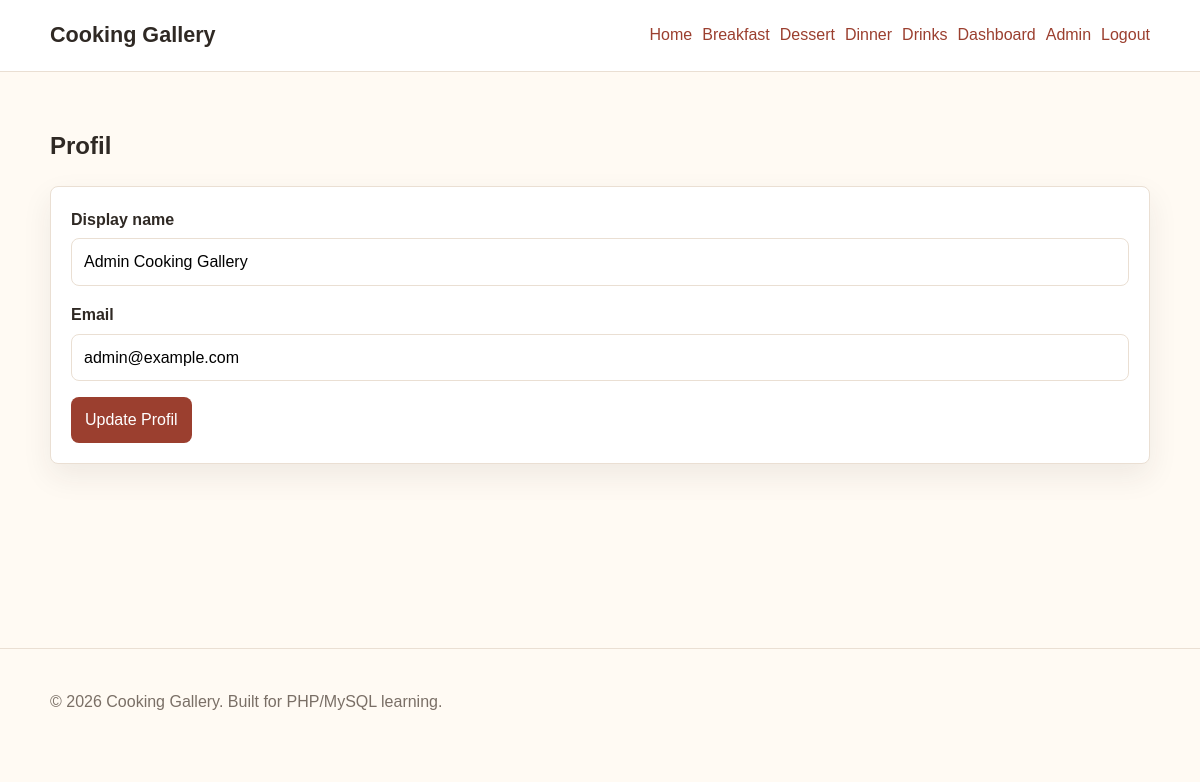
Screenshot of /user/profile.php (signed in) with the database file from the repository.
### tables this page shows
CREATE TABLE IF NOT EXISTS categories (
    id INT AUTO_INCREMENT PRIMARY KEY,
    name VARCHAR(100) NOT NULL,
    slug VARCHAR(120) NOT NULL UNIQUE
);

CREATE TABLE IF NOT EXISTS users (
    id INT AUTO_INCREMENT PRIMARY KEY,
    username VARCHAR(50) NOT NULL UNIQUE,
    email VARCHAR(100) NOT NULL UNIQUE,
    password_hash VARCHAR(255) NOT NULL,
    display_name VARCHAR(100),
    avatar VARCHAR(255),
    role ENUM('user', 'admin') NOT NULL DEFAULT 'user',
    status ENUM('pending', 'approved', 'rejected') NOT NULL DEFAULT 'pending',
    created_at DATETIME NOT NULL DEFAULT CURRENT_TIMESTAMP
);

### classes/Category.php (called while the page is built, shortened)
<?php
class Category
{
    private PDO $databaseConnection;
    public function __construct(PDO $databaseConnection)
    {
        $this->databaseConnection = $databaseConnection;
    }
    public function getAll(): array
    {
        $allCategoriesStatement = $this->databaseConnection->query("SELECT * FROM categories ORDER BY name ASC");
        return $allCategoriesStatement->fetchAll();
    }
}

### includes/bootstrap.php (called while the page is built, shortened)
<?php
require_once __DIR__ . '/../classes/User.php';
require_once __DIR__ . '/../classes/Auth.php';
require_once __DIR__ . '/../classes/Category.php';
function escapeHtml($value): string
{
    return htmlspecialchars((string) $value, ENT_QUOTES, 'UTF-8');
}

### classes/Auth.php (called while the page is built, shortened)
<?php
class Auth
{
    public function check(): bool
    {
        return isset($_SESSION['user_id']);
    }
    public function isAdmin(): bool
    {
        return isset($_SESSION['role']) && $_SESSION['role'] === 'admin';
    }
}

### classes/User.php (called while the page is built, shortened)
<?php
class User
{
    private PDO $databaseConnection;
    public function __construct(PDO $databaseConnection)
    {
        $this->databaseConnection = $databaseConnection;
    }
    public function findById(int $userId): ?array
    {
        $userLookupStatement = $this->databaseConnection->prepare("SELECT * FROM users WHERE id = ?");
        $userLookupStatement->execute([$userId]);
        $user = $userLookupStatement->fetch();
        return $user ?: null;
    }
}

### user/profile.php (the view, shortened to what this page needs)
<?php
require_once __DIR__ . '/../includes/bootstrap.php';
$userObject = new User($databaseConnection);
$currentUser = $userObject->findById((int) $_SESSION['user_id']);
include __DIR__ . '/../includes/header.php';
?>
<h2>Profil</h2>
<form method="post" class="content-form">
    <div class="form-group">
        <label for="display_name">Display name</label>
        <input id="display_name" type="text" name="display_name" value="<?= escapeHtml($currentUser['display_name'] ?? '') ?>">
    </div>
    <div class="form-group">
        <label for="email">Email</label>
        <input id="email" type="email" name="email" value="<?= escapeHtml($currentUser['email'] ?? '') ?>">
    </div>
    <button class="button button-primary" type="submit">Update Profil</button>
</form>
<?php include __DIR__ . '/../includes/footer.php'; ?>

### includes/header.php (shortened to what this page needs)
<?php
$authForHeader = new Auth($databaseConnection);
$categoryObjectForHeader = new Category($databaseConnection);
$navigationCategories = $categoryObjectForHeader->getAll();
?>
<!DOCTYPE html>
<html lang="id">
<head>
    <link rel="stylesheet" href="<?= APP_URL ?>/assets/css/style.css">
</head>
<body>
<header class="site-header">
    <div class="container">
        <h1 class="logo"><a href="<?= APP_URL ?>">Cooking Gallery</a></h1>
        <nav class="top-nav" aria-label="Main navigation">
            <a href="<?= APP_URL ?>">Home</a>
            <?php foreach (array_slice($navigationCategories, 0, 4) as $navigationCategory): ?>
                <a href="<?= APP_URL ?>/category.php?id=<?= (int) $navigationCategory['id'] ?>"><?= escapeHtml($navigationCategory['name']) ?></a>
            <?php endforeach; ?>
            <?php if ($authForHeader->check()): ?>
                <a href="<?= APP_URL ?>/user/dashboard.php">Dashboard</a>
                <?php if ($authForHeader->isAdmin()): ?>
                    <a href="<?= APP_URL ?>/admin/index.php">Admin</a>
                <?php endif; ?>
                <a href="<?= APP_URL ?>/logout.php">Logout</a>
            <?php else: ?>
                <a href="<?= APP_URL ?>/login.php">Login</a>
                <a href="<?= APP_URL ?>/register.php">Register</a>
            <?php endif; ?>
        </nav>
    </div>
</header>
<main class="site-main">
    <div class="container">

### assets/css/style.css (style rules this page uses)
:root { --color-bg: #fffaf3; --color-surface: #ffffff; --color-text: #2f2924; --color-muted: #7a6f66; --color-primary: #9b3f2f; --color-primary-dark: #742f24; --color-border: #eadfd3; --color-success: #2f7d4f; --color-warning: #b7791f; --color-danger: #b42318; --shadow-soft: 0 12px 30px rgba(47, 41, 36, 0.08); --radius: 8px; --container: 1100px; }
* { box-sizing: border-box; }
body { margin: 0; font-family: Arial, sans-serif; background: var(--color-bg); color: var(--color-text); line-height: 1.6; }
.container { width: min(92%, var(--container)); margin: 0 auto; }
a { color: var(--color-primary); text-decoration: none; }
.site-header { background: var(--color-surface); border-bottom: 1px solid var(--color-border); position: sticky; top: 0; z-index: 10; }
.site-header .container { display: flex; align-items: center; justify-content: space-between; gap: 24px; padding: 18px 0; }
.logo { font-size: 1.35rem; margin: 0; }
.logo a { color: var(--color-text); font-weight: 700; }
.top-nav, .admin-nav, .inline-actions { display: flex; align-items: center; flex-wrap: wrap; gap: 10px; }
.site-main { min-height: 72vh; padding: 36px 0 56px; }
.recipe-card, .recipe-detail, .content-form, .demo-logins, .comments-section { background: var(--color-surface); border: 1px solid var(--color-border); border-radius: var(--radius); box-shadow: var(--shadow-soft); padding: 20px; }
.form-group { margin-bottom: 16px; }
label { display: block; margin-bottom: 6px; font-weight: 700; }
input, select, textarea { width: 100%; border: 1px solid var(--color-border); border-radius: var(--radius); padding: 10px 12px; font: inherit; }
.button, button { border: 0; border-radius: var(--radius); padding: 10px 14px; cursor: pointer; background: #f3ece4; color: var(--color-text); font: inherit; }
.button-primary, button[type="submit"] { background: var(--color-primary); color: #ffffff; }

### rows the page displays
categories: name "Breakfast"
categories: name "Dessert"
categories: name "Dinner"
categories: name "Drinks"
users: display_name "Admin Cooking Gallery", email "admin@example.com"
